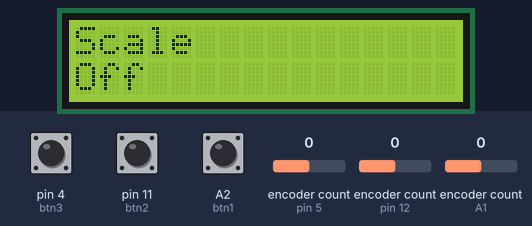
The sketch below on a simulated Teensy 4. Shown: 16×2 character LCD. The inputs (shaded band) are chosen by the test bench; at power-on: encoder count (sensors on A1, pin 5, pin 12) 0, pin 11 (btn2) LOW, pin 4 (btn3) LOW, A2 (btn1) LOW. MIDI output is not drawn; what the sketch prints to the serial monitor is not drawn.

Above: at 1.2 s.
1.3 s: encoder count (sensor on A1) set to -1
At 1.6 s:
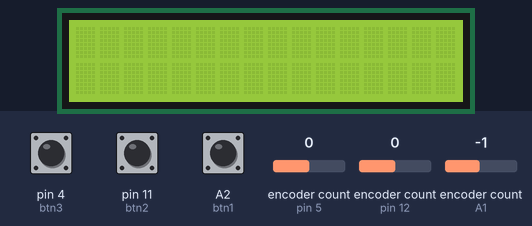
4.3 s: encoder count (sensor on A1) set to 0
At 5.1 s:
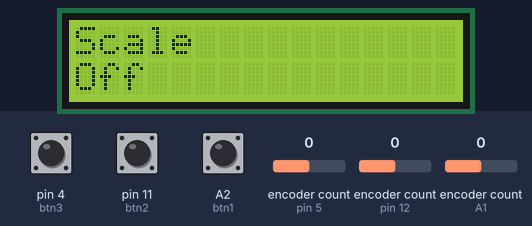
5.8 s: pin 11 (btn2) pulled HIGH for 0.15 s
At 6.3 s:
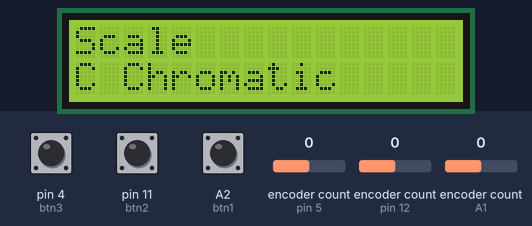
7.4 s: encoder count (sensor on pin 5) set to 1
At 8.6 s:
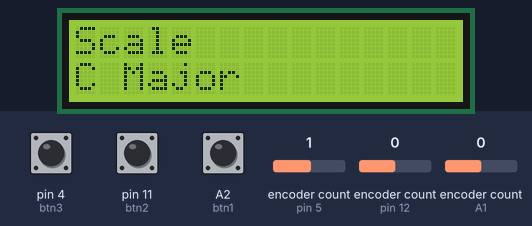
8.9 s: encoder count (sensor on pin 12) set to 1
At 9.8 s:
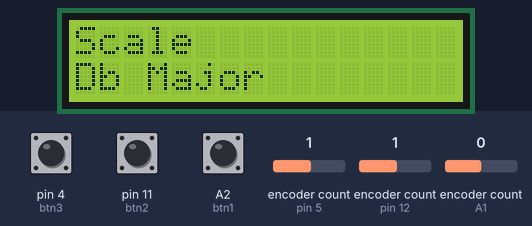
Timing chart, 0 to 11.4 s (numbered marks = the images above; inputs shaded):
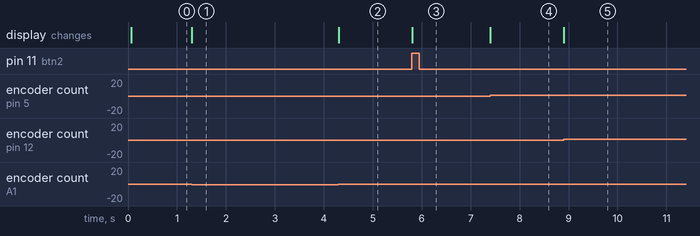

Measured:
- after the input at 1.3 s, the display: changes at once (image 1)
- after the input at 4.3 s, the display: changes at once (image 2)
- after the input at 5.8 s, the display: changes at once (image 3)
- after the input at 7.4 s, the display: changes at once (image 4)
- after the input at 8.9 s, the display: changes at once (image 5)

The sketch:

MidiBug.ino
```cpp
/*
 Name:		MidiBug.ino
 Created:	3/24/2018 9:57:04 PM
 Author:	oysteinf
*/

#include <MIDI.h>
#include <Encoder.h>
#include <LiquidCrystal.h>

#include "MidiProc.h"
#include "UserInterface.h"

Encoder knob1(15, 14);
Encoder knob2(12, 13);
Encoder knob3(5, 6);

const int btn1 = 16;
const int btn2 = 11;
const int btn3 = 4;

LiquidCrystal lcd(17, 19, 20, 21, 22, 23);

MIDI_CREATE_INSTANCE(HardwareSerial, Serial2, midi1);

MidiProcessor proc;
UserInterface ui(proc);


// the setup function runs once when you press reset or power the board
void setup() {
	lcd.begin(16, 2);
	// Print a message to the LCD.
	lcd.print("heisann!");

	midi1.begin(MIDI_CHANNEL_OMNI);
	midi1.turnThruOff();

	pinMode(btn1, INPUT);
	pinMode(btn2, INPUT);
	pinMode(btn3, INPUT);

	ui.UpdateDisplay(lcd);
}

int knob1Pos = 0;
int knob2Pos = 0;
int knob3Pos = 0;

int btn1Cur = 0;
int btn2Cur = 0;
int btn3Cur = 0;


bool internalClock = true;
int BPM = 105;
long tempo = 1000 / (BPM / 60);
long prevMillis = 0;
long interval = tempo / 24;

// the loop function runs over and over again until power down or reset
void loop() {
	char buf[10];
	int newKnob1Pos = knob1.read() >> 2;
	int newKnob2Pos = knob2.read() >> 2;
	int newKnob3Pos = knob3.read() >> 2;

	int btn1State = digitalRead(btn1);
	int btn2State = digitalRead(btn2);
	int btn3State = digitalRead(btn3);

	bool updateDisplay = false;

	while (newKnob1Pos < knob1Pos) {
		ui.SelectorDown();
		knob1Pos--;
		updateDisplay = true;
	}
	while (newKnob1Pos > knob1Pos) {
		ui.SelectorUp();
		knob1Pos++;
		updateDisplay = true;
	}

	while (newKnob2Pos < knob2Pos) {
		ui.LeftDown();
		knob2Pos--;
		updateDisplay = true;
	}
	while (newKnob2Pos > knob2Pos) {
		ui.LeftUp();
		knob2Pos++;
		updateDisplay = true;
	}

	while (newKnob3Pos < knob3Pos) {
		ui.RightDown();
		knob3Pos--;
		updateDisplay = true;
	}
	while (newKnob3Pos > knob3Pos) {
		ui.RightUp();
		knob3Pos++;
		updateDisplay = true;
	}

	if (btn1State != btn1Cur)
	{
		btn1Cur = btn1State;
		if (btn1State == HIGH) {
			ui.SelectorPush();
			updateDisplay = true;
		}
	}
	if (btn2State != btn2Cur)
	{
		btn2Cur = btn2State;
		if (btn2State == HIGH) {
			ui.LeftPush();
			updateDisplay = true;
		}
	}
	if (btn3State != btn3Cur)
	{
		btn3Cur = btn3State;
		if (btn3State == HIGH) {
			ui.RightPush();
			updateDisplay = true;
		}
	}


	if (updateDisplay) {
		ui.UpdateDisplay(lcd);
	}

	MidiMsg msg;
	if (midi1.read()) {
		msg.type = midi1.getType();
		msg.channel = midi1.getChannel();
		msg.byte1 = midi1.getData1();
		msg.byte2 = midi1.getData2();

		handleMidi(msg);
	}

	unsigned long currentMillis = millis();
	if (currentMillis - prevMillis > interval) {
		prevMillis = currentMillis;
		proc.runClock();
		while (proc.popMessage(&msg)) {
			Serial.print("Sending ");
			Serial.println(itoa(msg.byte1, buf, 10));
			midi1.send(msg.type, msg.byte1, msg.byte2, msg.channel);
		}
	}

}

void handleMidi(MidiMsg msg)
{
	char buf[10];
	if (proc.pushMessage(&msg)) {
		midi1.send(msg.type, msg.byte1, msg.byte2, msg.channel);
		Serial.println(itoa(msg.byte1, buf, 10));
	}
	while (proc.popMessage(&msg)) {
		midi1.send(msg.type, msg.byte1, msg.byte2, msg.channel);
		Serial.println(itoa(msg.byte1, buf, 10));
	}
}
```

MidiProc.cpp
```cpp
#include "MidiProc.h"

const int num_roots = 12;

char* root_names[] = {
	"C",
	"Db",
	"D",
	"Eb",
	"E",
	"F",
	"Gb",
	"G",
	"Ab",
	"A"
	"Bb",
	"B"
};

const int num_scales = 3;

char* scale_names[] = {
	"Chromatic",
	"Major",
	"Minor",
};

int scale_maps[][12] = {
	{ 0, 1, 2, 3, 4, 5, 6, 7, 8, 9, 10, 11 },
{ 0, 0, 2, 2, 4, 5, 5, 7, 7, 9, 9, 11 },
{ 0, 0, 2, 3, 3, 5, 5, 7, 8, 8, 10, 10 },
};


MidiProcessor::MidiProcessor()
{
	scale = NULL;
	arp = NULL;
	arp_value.interval = 6;
	arp_value.gate = 5;
	queueDepth = 0;
	numCurrentNotes = 0;
}

bool MidiProcessor::pushMessage(MidiMsg *msg) {
	if (msg->type == midi::NoteOn || msg->type == midi::NoteOff) {
		if (scale != NULL) {
			msg->byte1 = scaleRemap(msg->byte1);
		}
	}

	if (msg->type == midi::NoteOn) {
		currentNotes[numCurrentNotes++] = *msg;
	}

	if (msg->type == midi::NoteOff) {
		for (int i = 0; i < numCurrentNotes; i++) {
			if (currentNotes[i].byte1 == msg->byte1) {
				for (; i < numCurrentNotes - 1; i++) {
					currentNotes[i] = currentNotes[i + 1];
				}
				numCurrentNotes--;
				break;
			}
		}
	}
	if (arp != NULL) {
		if (numCurrentNotes == 0) {
			*msg = arpPlaying;
			msg->type = midi::NoteOff;
			return true;
		}
		return false;
	}
	return true;
}

bool MidiProcessor::popMessage(MidiMsg *msg) {
	if (queueDepth > 0) {
		*msg = queue[queueDepth - 1];
		queueDepth--;
		return true;
	}
	return false;
}

midi::DataByte MidiProcessor::scaleRemap(midi::DataByte in) {
	if (scale == NULL) {
		return in;
	}
	int oldPos = in % 12;
	int newPos = scale_maps[scale->scalemap][oldPos];
	in = in - oldPos + newPos;

	in += scale->root;
	return in;
}

void MidiProcessor::ScaleToggle()
{
	if (scale == NULL) {
		scale = &scale_value;
	}
	else {
		scale = NULL;
	}
}

void MidiProcessor::ScaleRootUp()
{
	scale_value.root = (scale_value.root + 1) % num_roots;
}

void MidiProcessor::ScaleRootDown()
{
	scale_value.root = (scale_value.root - 1) % num_roots;
	if (scale_value.root < 0) scale_value.root += num_roots;
}

void MidiProcessor::ScaleMapUp()
{
	scale_value.scalemap = (scale_value.scalemap + 1) % num_scales;
}

void MidiProcessor::ScaleMapDown()
{
	scale_value.scalemap = (scale_value.scalemap - 1) % num_scales;
	if (scale_value.scalemap < 0) scale_value.scalemap += num_scales;
}

char *MidiProcessor::ScaleStatus() {
	if (scale == NULL) {
		sprintf(statusBuffer, "Off");
	}
	else {
		sprintf(statusBuffer, "%s %s", root_names[scale->root % 12], scale_names[scale->scalemap]);
	}
	return statusBuffer;
}


void MidiProcessor::ArpToggle()
{
	if (arp == NULL) {
		arp = &arp_value;
		arpCurrent = 0;
	}
	else {
		arp = NULL;
	}
}

char *MidiProcessor::ArpStatus()
{
	return "";
}


void MidiProcessor::runClock()
{
	char buf[20];
	if (arp != NULL && numCurrentNotes > 0) {
		if (arpCurrent % arp->interval == 0) {
			int curNote = (arpCurrent / arp->interval) % numCurrentNotes;
			arpPlaying = currentNotes[curNote];
			arpPlaying.type = midi::NoteOn;
			queue[queueDepth] = arpPlaying;
			Serial.println(itoa(queue[queueDepth].byte1, buf, 10));
			queueDepth++;
		}
		else if (arpCurrent % arp->interval == arp->gate) {
			queue[queueDepth] = arpPlaying;
			queue[queueDepth].type = midi::NoteOff;
			Serial.println(itoa(queue[queueDepth].byte1, buf, 10));
			queueDepth++;
		}
		arpCurrent++;
	}
}
```

MidiProc.h
```cpp
#pragma once

#include <MIDI.h>

struct MidiMsg
{
	midi::MidiType type;
	midi::Channel channel;
	midi::DataByte byte1;
	midi::DataByte byte2;
};

class MidiProcessor
{
private:
	struct Scale
	{
		int root;
		int scalemap;
	};
	Scale scale_value;
	Scale *scale;

	struct Arp
	{
		int interval;
		int gate;
	};

	Arp arp_value;
	Arp *arp;
	int arpCurrent;
	MidiMsg arpPlaying;

	MidiMsg currentNotes[20];
	int numCurrentNotes;


	MidiMsg queue[10];
	int queueDepth;

	char statusBuffer[100];

	midi::DataByte scaleRemap(midi::DataByte in);
public:
	MidiProcessor();

	bool pushMessage(MidiMsg *msg);
	bool popMessage(MidiMsg *msg);
	void runClock();

	// Controls:

	void ScaleToggle();
	void ScaleRootUp();
	void ScaleRootDown();
	void ScaleMapUp();
	void ScaleMapDown();
	char *ScaleStatus();

	void ArpToggle();
	char *ArpStatus();
};
```

UserInterface.cpp
```cpp
#include "UserInterface.h"
#include <LiquidCrystal.h>

UserInterface::UserInterface(MidiProcessor &_proc)
	: proc(_proc)
{
}


void UserInterface::SelectorUp() {
	mode = (Mode)(mode + 1);
	if (mode >= ModeMax) mode = (Mode)0;
	Serial.print("Mode: ");
	Serial.println((int)mode);

}

void UserInterface::SelectorDown() {
	mode = (Mode)(mode -1);
	if (mode > ModeMax) mode = (Mode)(ModeMax - 1);
	Serial.print("Mode: ");
	Serial.println((int)mode);
}

void UserInterface::SelectorPush()
{

}


void UserInterface::UpdateDisplay(LiquidCrystal &lcd) {
	lcd.clear();
	switch (mode)
	{
	case Scale:
		lcd.setCursor(0, 0);
		lcd.print("Scale");
		lcd.setCursor(0, 1);
		lcd.print(proc.ScaleStatus());
		break;
	}
}

void UserInterface::LeftUp() {
	switch (mode)
	{
	case Scale:
		proc.ScaleRootUp();
		break;
	}
}

void UserInterface::LeftDown() {
	switch (mode)
	{
	case Scale:
		proc.ScaleRootDown();
		break;
	}
}

void UserInterface::LeftPush() {
	switch (mode)
	{
	case Scale:
		proc.ScaleToggle();
		break;
	}
}

void UserInterface::RightUp() {
	switch (mode)
	{
	case Scale:
		proc.ScaleMapUp();
		break;
	}
}

void UserInterface::RightDown() {
	switch (mode)
	{
	case Scale:
		proc.ScaleMapDown();
		break;
	}
}

void UserInterface::RightPush() {

}
```

UserInterface.h
```cpp
#pragma once
#include "MidiProc.h"
#include <LiquidCrystal.h>

class UserInterface {
public:
	UserInterface(MidiProcessor &proc);

	void SelectorUp();
	void SelectorDown();
	void SelectorPush();
	void LeftUp();
	void LeftDown();
	void LeftPush();
	void RightUp();
	void RightDown();
	void RightPush();

	void UpdateDisplay(LiquidCrystal &lcd);
private:
	enum Mode {
		Scale,
		ModeMax
	};

	Mode mode;
	MidiProcessor &proc;


};
```
